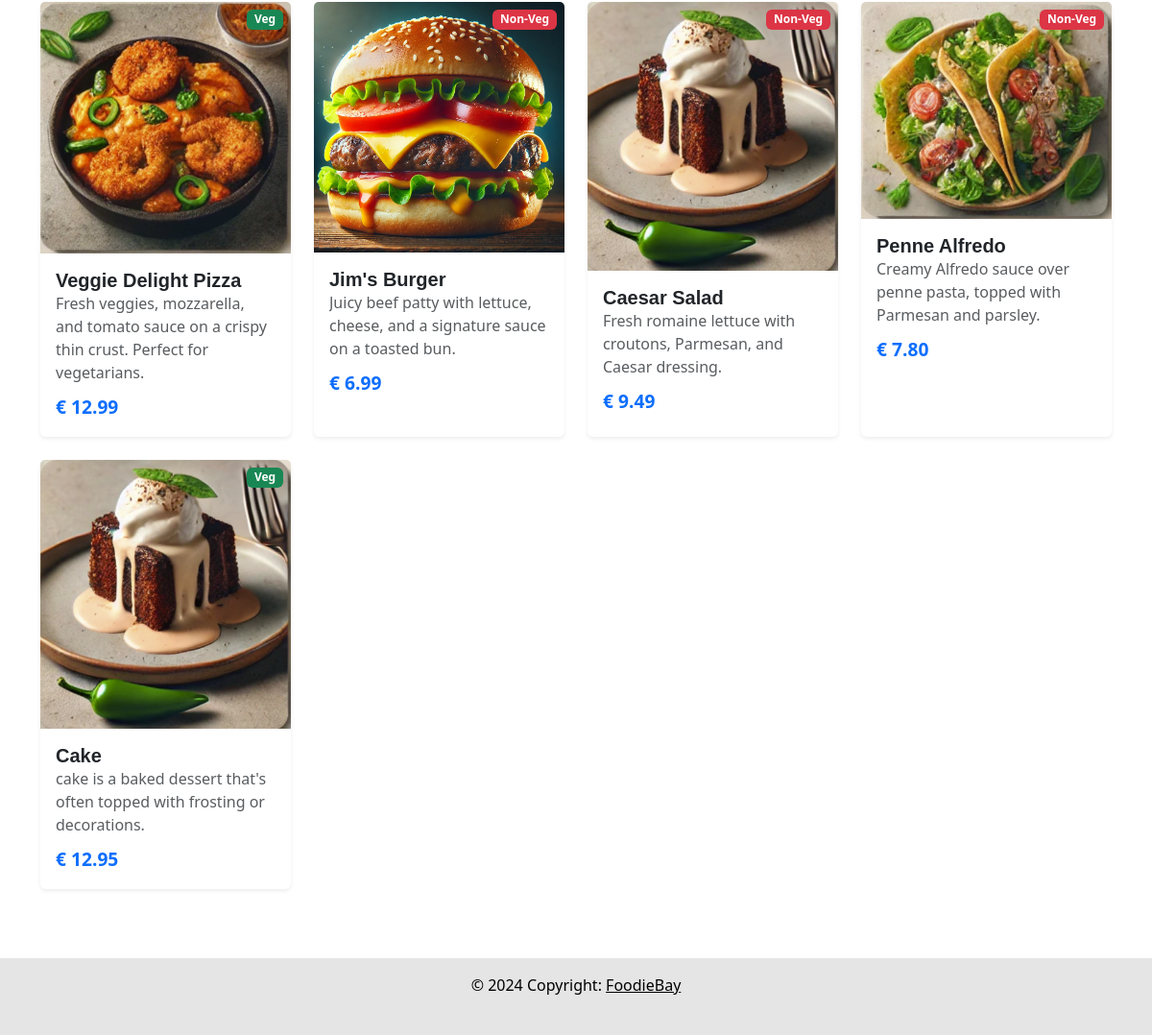
The app's page / (lower part), older data.
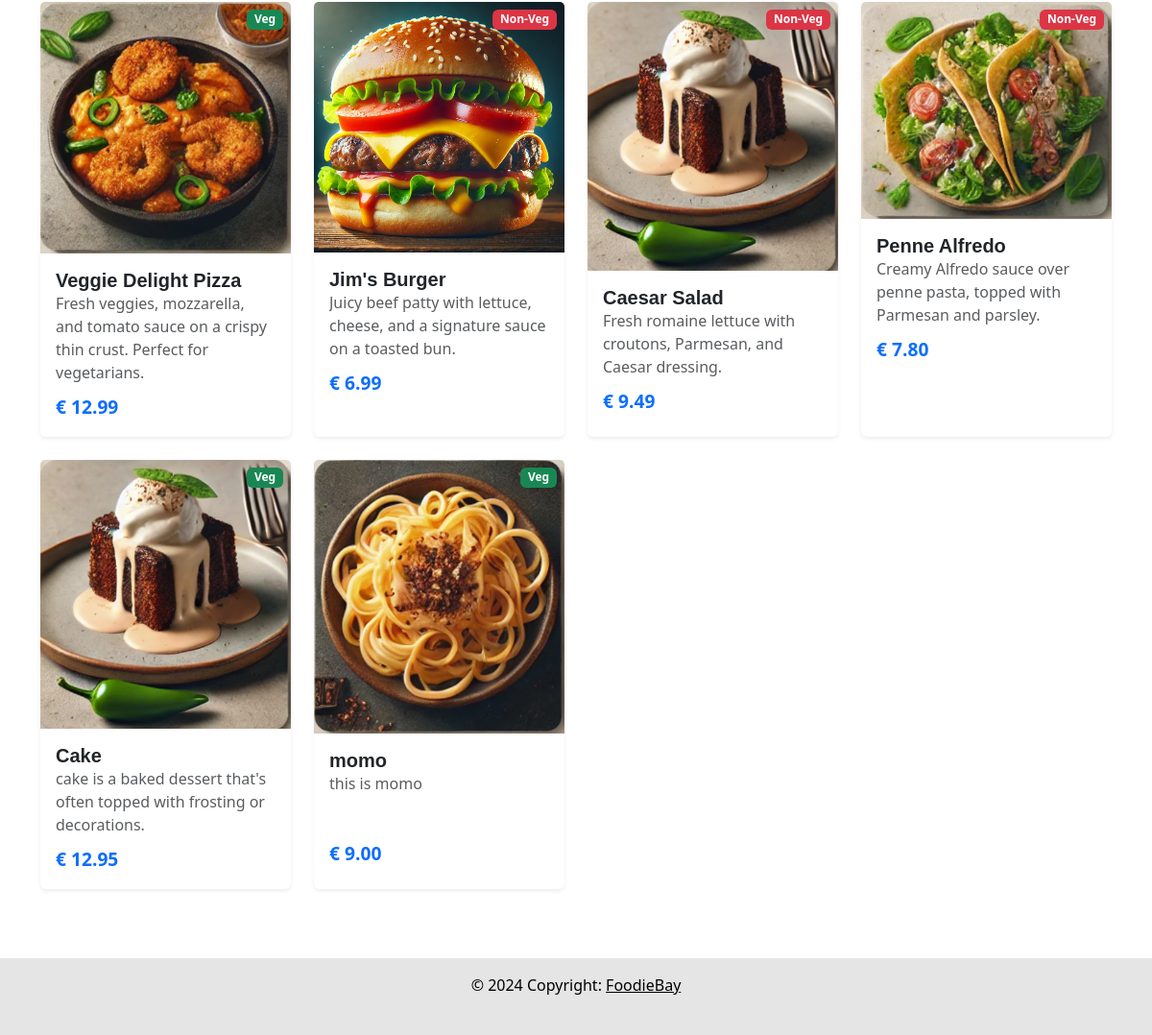
The same page, newer data.
### FoodieBay/models.py (models this page shows, shortened)
class fooditem(models.Model):
    item_name = models.CharField(max_length=30)
    description = models.CharField(max_length=100)
    price = models.DecimalField(max_digits=4, default=0, decimal_places=2)
    image = models.ImageField(upload_to='uploads/product/',  default='')
    non_veg = models.BooleanField(default=False)

### FoodieBay/views.py (the view)
# urls.py: 2. Add a URL to urlpatterns:  path('', views.home, name='home')
def home(request):
    fooditems = fooditem.objects.all()
    return render(request, 'index.html', {'fooditems': fooditems})

### cart/cart.py (called while the page is built)
    def __len__(self):
        return len(self.cart)

### cart/context_processor.py (called while the page is built)
def cart(request):
    return {'cart': Cart(request)}

### FoodieBay/templates/index.html (shortened to what this page needs)
<!doctype html>
{% load static %}
<html lang="en">
   <head>
      <link rel="stylesheet" href="https://cdn.jsdelivr.net/npm/bootstrap-icons@1.11.3/font/bootstrap-icons.min.css">
      <link rel="stylesheet" href={% static 'style/card.css'%}>
      <link href="https://cdn.jsdelivr.net/npm/bootstrap@5.3.3/dist/css/bootstrap.min.css" rel="stylesheet">
   </head>
   <body>
      {% include 'navbar.html' %}
<div class="container my-5">
   <div class="row">
      {% for fooditem in fooditems %}
         <div class="col-md-3 col-sm-6 mb-4">
            <a href="{% url 'product' fooditem.id %}" style="text-decoration: none">
            <div class="card h-100 shadow-sm border-0 rounded position-relative">
               <div class="badge-container position-relative">
                  <img src="{{ fooditem.image.url }}" class="card-img-top" alt="{{ fooditem.item_name }}">
                  {% if fooditem.non_veg %}
                     <span class="badge bg-danger position-absolute top-0 end-0 m-2">Non-Veg</span>
                  {% else %}
                     <span class="badge bg-success position-absolute top-0 end-0 m-2">Veg</span>
                  {% endif %}
               </div>
               <div class="card-body d-flex flex-column">
                  <div class="d-flex align-items-center">
                     <h5 class="card-title font-weight-bold mb-0">{{ fooditem.item_name }}</h5>
                  </div>
                  <div class="description-container">
                     <p class="card-text text-muted description">{{ fooditem.description }}</p>
                     <p class="card-text text-primary font-weight-bold price">€ {{ fooditem.price }}</p>
                  </div>
               </div>
            </div>
            </a>
         </div>
      {% endfor %}
   </div>
</div>
   </body>
  <footer class="text-center text-lg-start">
    <div class="text-center text-black p-3" style="background-color: rgba(0, 0, 0, 0.1);">
      © 2024 Copyright:
      <a class="text-black" href="/">FoodieBay</a>
      <br><br />
    </div>
  </footer>
</html>

Row changes from the older to the newer data that the page shows:
added fooditem: image (picture), non_veg "Veg", item_name "momo", description "this is momo", price "9.00"
